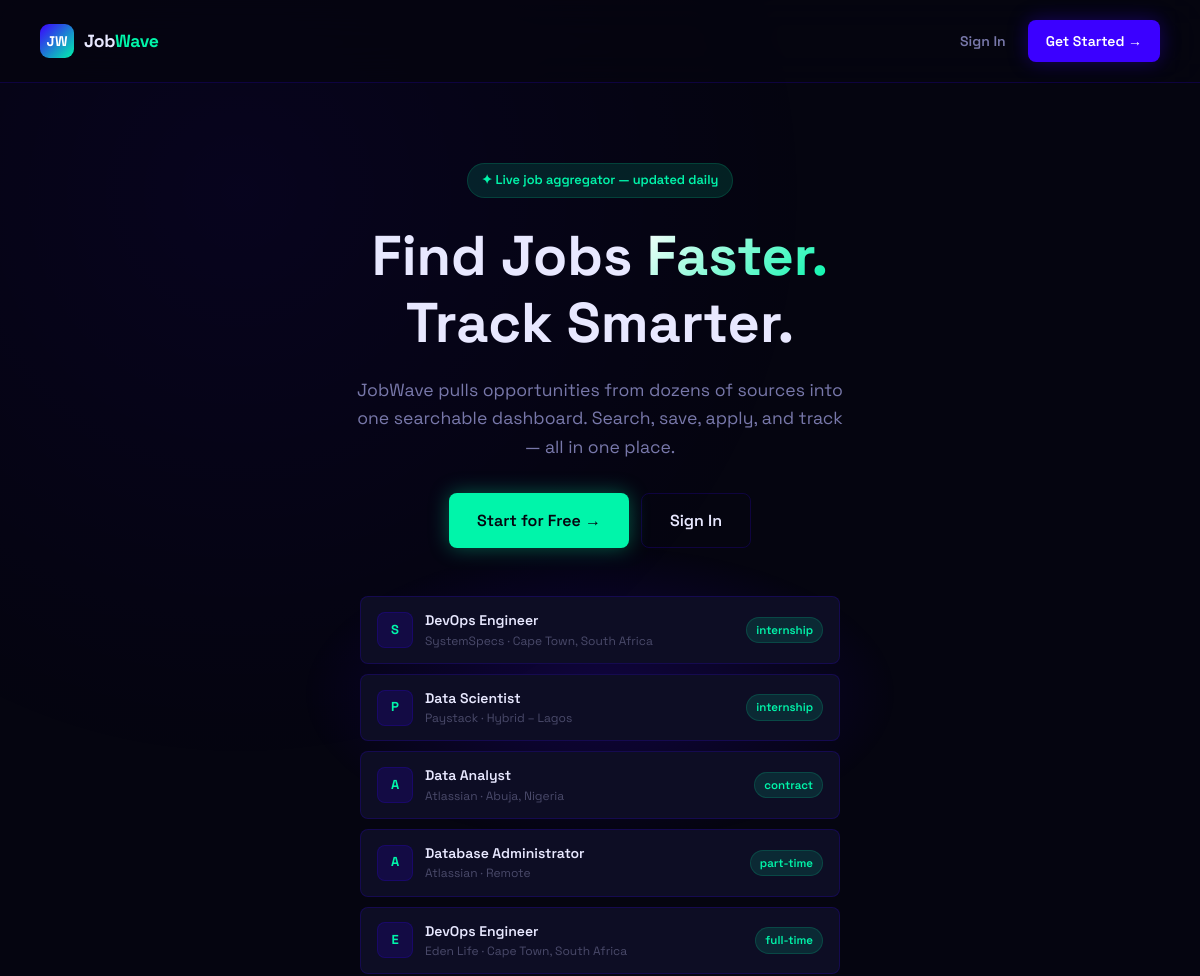
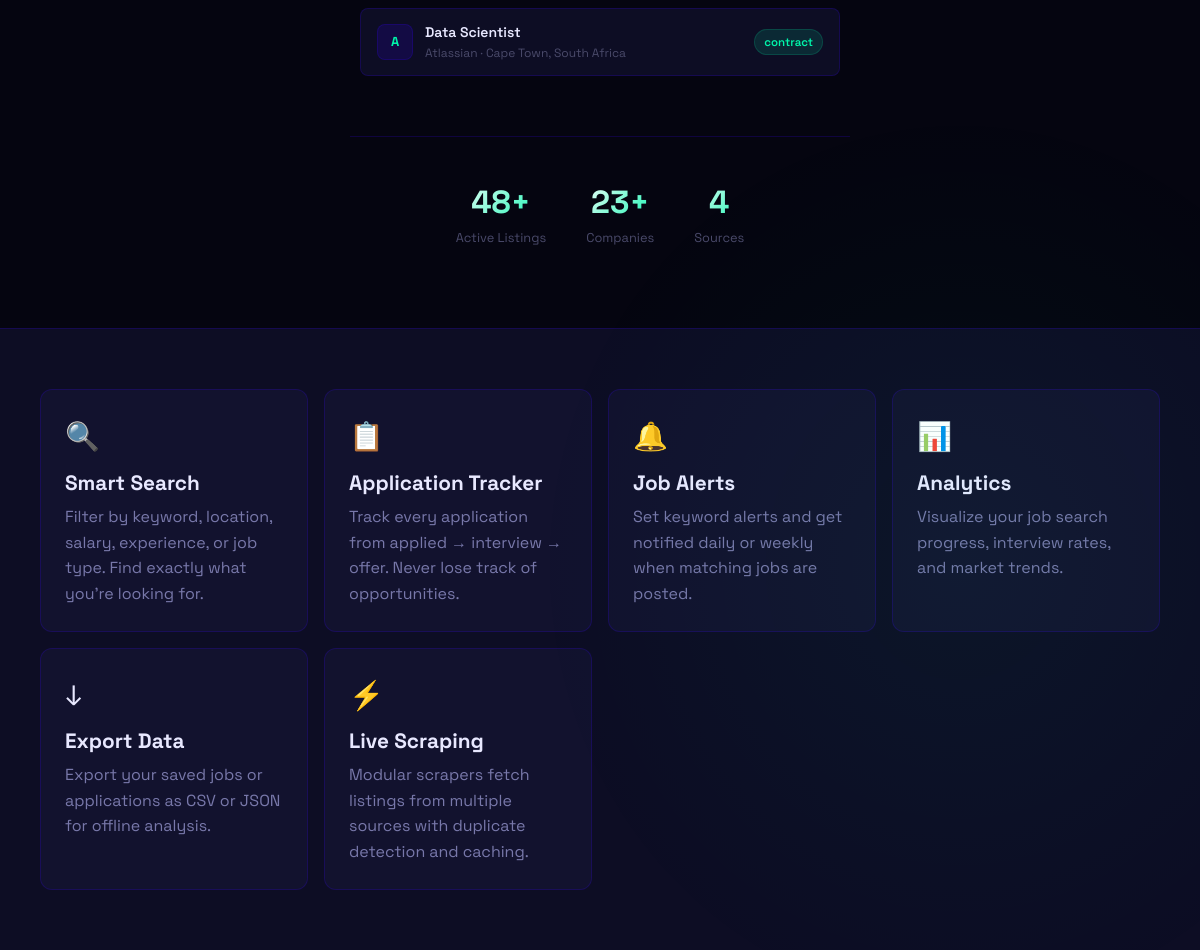
The page / on the database its author committed (2 pictures, top to bottom).
### app.py (models this page shows)
class Job(db.Model):
    id = db.Column(db.Integer, primary_key=True)
    title = db.Column(db.String(200), nullable=False)
    company = db.Column(db.String(200), nullable=False)
    location = db.Column(db.String(200))
    job_type = db.Column(db.String(50))          # full-time | part-time | remote | contract
    experience = db.Column(db.String(50))         # entry | mid | senior
    salary_min = db.Column(db.Integer)
    salary_max = db.Column(db.Integer)
    description = db.Column(db.Text)
    requirements = db.Column(db.Text)
    source = db.Column(db.String(100))
    source_url = db.Column(db.String(500))
    source_id = db.Column(db.String(200), unique=True)  # duplicate detection
    tags = db.Column(db.String(500))
    is_active = db.Column(db.Boolean, default=True)
    scraped_at = db.Column(db.DateTime, default=datetime.utcnow)
    posted_at = db.Column(db.DateTime)
    views = db.Column(db.Integer, default=0)

### app.py (the view)
@app.route('/')
def index():
    if current_user.is_authenticated:
        return redirect(url_for('dashboard'))
    stats = {
        'total_jobs': Job.query.filter_by(is_active=True).count(),
        'companies': db.session.query(Job.company).distinct().count(),
        'sources': db.session.query(Job.source).distinct().count(),
    }
    recent = Job.query.filter_by(is_active=True).order_by(Job.scraped_at.desc()).limit(6).all()
    return render_template('index.html', stats=stats, recent=recent)

### templates/index.html (shortened to what this page needs)
{% extends 'base.html' %}
{% block public_content %}
<div class="landing">
  <nav class="landing-nav">
    <div style="display:flex;align-items:center;gap:10px;">
      <div class="logo-mark">JW</div>
      <div class="logo-text">Job<span>Wave</span></div>
    </div>
    <div style="display:flex;gap:10px;">
      <a href="{{ url_for('login') }}" class="btn btn-ghost">Sign In</a>
      <a href="{{ url_for('register') }}" class="btn btn-primary">Get Started →</a>
    </div>
  </nav>
  <section class="hero">
    <div class="hero-content">
      <div class="hero-eyebrow">✦ Live job aggregator — updated daily</div>
      <h1>Find Jobs <span class="gradient-text">Faster.</span><br>Track Smarter.</h1>
      <p>JobWave pulls opportunities from dozens of sources into one searchable dashboard. Search, save, apply, and track — all in one place.</p>
      <div class="hero-actions">
        <a href="{{ url_for('register') }}" class="btn btn-mint btn-lg">Start for Free →</a>
        <a href="{{ url_for('login') }}" class="btn btn-outline btn-lg">Sign In</a>
      </div>
      <div style="margin-top:48px;display:flex;flex-direction:column;gap:10px;max-width:480px;margin-left:auto;margin-right:auto;">
        {% for job in recent %}
        <div style="background:var(--surface);border:1px solid var(--border);border-radius:var(--radius-sm);padding:12px 16px;display:flex;align-items:center;gap:12px;text-align:left;">
          <div style="width:36px;height:36px;border-radius:8px;background:var(--indigo-dim);border:1px solid var(--border);display:flex;align-items:center;justify-content:center;font-weight:800;font-size:13px;color:var(--mint);flex-shrink:0;">
            {{ job.company[0] }}
          </div>
          <div style="flex:1;min-width:0;">
            <div style="font-weight:600;font-size:0.875rem;white-space:nowrap;overflow:hidden;text-overflow:ellipsis;">{{ job.title }}</div>
            <div style="font-size:0.75rem;color:var(--text-muted);">{{ job.company }} · {{ job.location }}</div>
          </div>
          <span class="badge badge-mint" style="flex-shrink:0;">{{ job.job_type or 'full-time' }}</span>
        </div>
        {% endfor %}
      </div>
      <div class="hero-stats">
        <div>
          <div class="hero-stat-value gradient-text">{{ stats.total_jobs }}+</div>
          <div class="hero-stat-label">Active Listings</div>
        </div>
        <div>
          <div class="hero-stat-value gradient-text">{{ stats.companies }}+</div>
          <div class="hero-stat-label">Companies</div>
        </div>
        <div>
          <div class="hero-stat-value gradient-text">{{ stats.sources }}</div>
          <div class="hero-stat-label">Sources</div>
        </div>
      </div>
    </div>
  </section>
  <section class="feature-grid">
    <div class="feature-card">
      <div class="feature-icon">🔍</div>
      <h3>Smart Search</h3>
      <p>Filter by keyword, location, salary, experience, or job type. Find exactly what you're looking for.</p>
    </div>
    <div class="feature-card">
      <div class="feature-icon">📋</div>
      <h3>Application Tracker</h3>
      <p>Track every application from applied → interview → offer. Never lose track of opportunities.</p>
    </div>
    <div class="feature-card">
      <div class="feature-icon">🔔</div>
      <h3>Job Alerts</h3>
      <p>Set keyword alerts and get notified daily or weekly when matching jobs are posted.</p>
    </div>
    <div class="feature-card">
      <div class="feature-icon">📊</div>
      <h3>Analytics</h3>
      <p>Visualize your job search progress, interview rates, and market trends.</p>
    </div>
    <div class="feature-card">
      <div class="feature-icon">↓</div>
      <h3>Export Data</h3>
      <p>Export your saved jobs or applications as CSV or JSON for offline analysis.</p>
    </div>
    <div class="feature-card">
      <div class="feature-icon">⚡</div>
      <h3>Live Scraping</h3>
      <p>Modular scrapers fetch listings from multiple sources with duplicate detection and caching.</p>
    </div>
  </section>
</div>
{% endblock %}

### static/css/style.css (style rules this page uses)
:root { --indigo: #3b00ff; --mint: #00f5aa; --indigo-dim: rgba(59,0,255,0.15); --mint-dim: rgba(0,245,170,0.12); --indigo-glow: rgba(59,0,255,0.35); --mint-glow: rgba(0,245,170,0.35); --bg: #050510; --bg2: #080818; --surface: #0d0d24; --surface2: #12122e; --border: rgba(59,0,255,0.2); --border-mint: rgba(0,245,170,0.15); --text: #e8e8ff; --text-dim: #7878aa; --text-muted: #4a4a6a; --radius: 12px; --radius-sm: 8px; --radius-lg: 18px; --font: 'Space Grotesk', sans-serif; --transition: 0.2s ease; }
*, *::before, *::after { box-sizing: border-box; margin: 0; padding: 0; }
html { scroll-behavior: smooth; }
body { font-family: var(--font); background: var(--bg); color: var(--text); min-height: 100vh; overflow-x: hidden; line-height: 1.6; }
body::before { content: ''; position: fixed; inset: 0; background-image: radial-gradient(ellipse 80% 50% at 20% 10%, rgba(59,0,255,0.06) 0%, transparent 60%), radial-gradient(ellipse 60% 40% at 80% 80%, rgba(0,245,170,0.04) 0%, transparent 60%); pointer-events: none; z-index: 0; }
h1, h2, h3, h4, h5, h6 { font-weight: 700; line-height: 1.2; }
h1 { font-size: clamp(2rem, 5vw, 3.5rem); }
h3 { font-size: 1.3rem; }
p { color: var(--text-dim); }
a { color: var(--mint); text-decoration: none; transition: var(--transition); }
.logo-mark { width: 34px; height: 34px; background: linear-gradient(135deg, var(--indigo), var(--mint)); border-radius: 9px; display: flex; align-items: center; justify-content: center; font-weight: 800; font-size: 14px; color: #fff; flex-shrink: 0; }
.logo-text { font-weight: 700; font-size: 1.1rem; letter-spacing: -0.02em; }
.logo-text span { color: var(--mint); }
.btn { display: inline-flex; align-items: center; gap: 7px; padding: 10px 18px; border-radius: var(--radius-sm); font-family: var(--font); font-size: 0.875rem; font-weight: 600; cursor: pointer; border: none; transition: all var(--transition); text-decoration: none; white-space: nowrap; }
.btn-primary { background: var(--indigo); color: #fff; box-shadow: 0 0 20px var(--indigo-glow); }
.btn-mint { background: var(--mint); color: #05050f; box-shadow: 0 0 20px var(--mint-glow); }
.btn-outline { background: transparent; color: var(--text); border: 1px solid var(--border); }
.btn-ghost { background: transparent; color: var(--text-dim); padding: 8px 12px; }
.btn-lg { padding: 14px 28px; font-size: 1rem; }
.badge { display: inline-flex; align-items: center; gap: 4px; padding: 3px 9px; border-radius: 20px; font-size: 0.72rem; font-weight: 600; }
.badge-mint { background: var(--mint-dim); color: var(--mint); border: 1px solid rgba(0,245,170,0.15); }
.gradient-text { background: linear-gradient(135deg, #fff 0%, var(--mint) 100%); -webkit-background-clip: text; -webkit-text-fill-color: transparent; background-clip: text; }
.landing { min-height: 100vh; display: flex; flex-direction: column; }
.landing-nav { display: flex; align-items: center; justify-content: space-between; padding: 20px 40px; border-bottom: 1px solid var(--border); background: rgba(5,5,16,0.8); backdrop-filter: blur(20px); position: sticky; top: 0; z-index: 50; }
.hero { flex: 1; display: flex; align-items: center; justify-content: center; text-align: center; padding: 80px 20px; position: relative; }
.hero-content { position: relative; z-index: 1; max-width: 700px; }
.hero-eyebrow { display: inline-flex; align-items: center; gap: 8px; padding: 6px 14px; border-radius: 20px; background: var(--mint-dim); border: 1px solid var(--border-mint); color: var(--mint); font-size: 0.8rem; font-weight: 600; margin-bottom: 24px; }
.hero h1 { margin-bottom: 20px; }
.hero p { font-size: 1.1rem; color: var(--text-dim); max-width: 500px; margin: 0 auto 32px; }
.hero-actions { display: flex; gap: 12px; justify-content: center; flex-wrap: wrap; }
.hero-stats { display: flex; gap: 40px; justify-content: center; margin-top: 60px; padding-top: 40px; border-top: 1px solid var(--border); }
.hero-stat-value { font-size: 2rem; font-weight: 800; }
.hero-stat-label { font-size: 0.8rem; color: var(--text-muted); }
.feature-grid { display: grid; grid-template-columns: repeat(auto-fit, minmax(250px, 1fr)); gap: 16px; padding: 60px 40px; background: var(--surface); border-top: 1px solid var(--border); }
.feature-card { padding: 24px; border-radius: var(--radius); border: 1px solid var(--border); background: var(--surface2); }
.feature-icon { font-size: 28px; margin-bottom: 12px; }
.feature-card h3 { margin-bottom: 8px; }

### rows shown on the page
Job: company "S", title "DevOps Engineer", company "SystemSpecs", location "Cape Town, South Africa", job_type "internship"
Job: company "P", title "Data Scientist", company "Paystack", location "Hybrid – Lagos", job_type "internship"
Job: company "A", title "Data Analyst", company "Atlassian", location "Abuja, Nigeria", job_type "contract"
Job: company "A", title "Database Administrator", company "Atlassian", location "Remote", job_type "part-time"
Job: company "E", title "DevOps Engineer", company "Eden Life", location "Cape Town, South Africa", job_type "full-time"
Job: company "A", title "Data Scientist", company "Atlassian", location "Cape Town, South Africa", job_type "contract"

### other values the page prints
{{ stats.total_jobs }} "48"
{{ stats.companies }} "23"
{{ stats.sources }} "4"
